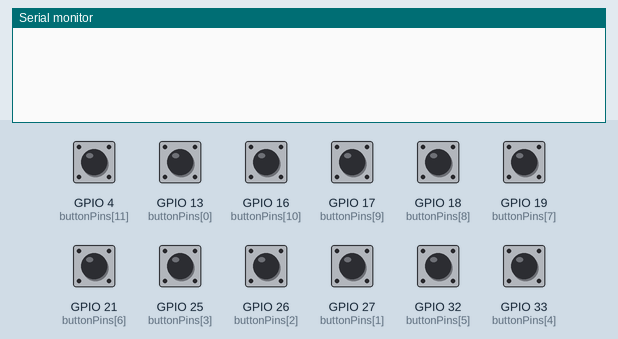
This program was run on a simulated ESP32. Shown: the last lines printed to the serial monitor. The test bench sets the inputs (shaded band); at power-on: GPIO 4 (buttonPins[11]), GPIO 13 (buttonPins[0]), GPIO 16 (buttonPins[10]), GPIO 17 (buttonPins[9]), GPIO 18 (buttonPins[8]), GPIO 19 (buttonPins[7]), GPIO 21 (buttonPins[6]), GPIO 25 (buttonPins[3]), GPIO 26 (buttonPins[2]), GPIO 27 (buttonPins[1]), GPIO 32 (buttonPins[5]), GPIO 33 (buttonPins[4]) HIGH.

Above: at 1.2 s.
1.3 s: GPIO 4 (buttonPins[11]) pulled LOW for 0.15 s
At 2.4 s:
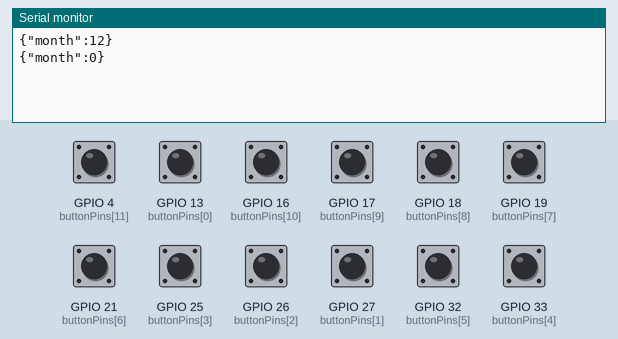
2.9 s: GPIO 13 (buttonPins[0]) pulled LOW for 0.15 s
At 3.7 s:
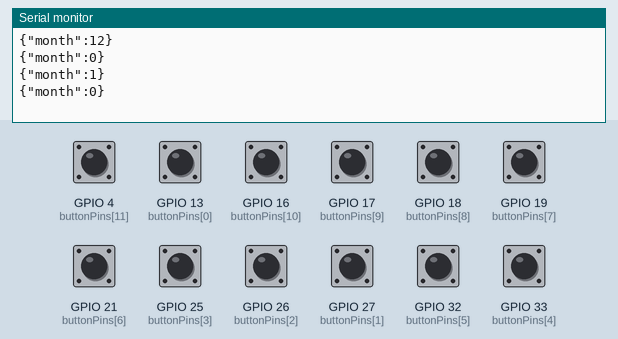
4.5 s: GPIO 16 (buttonPins[10]) pulled LOW for 0.15 s
At 5.8 s:
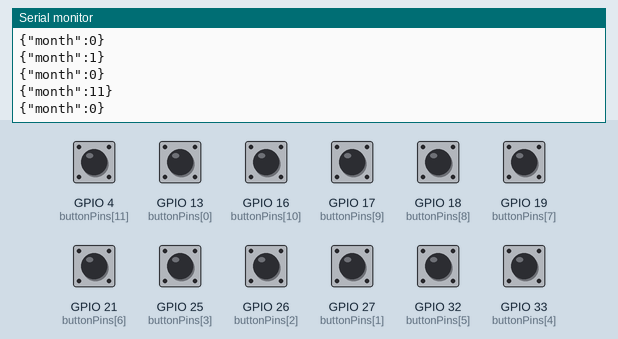
6.1 s: GPIO 17 (buttonPins[9]) pulled LOW for 0.15 s
At 7.3 s:
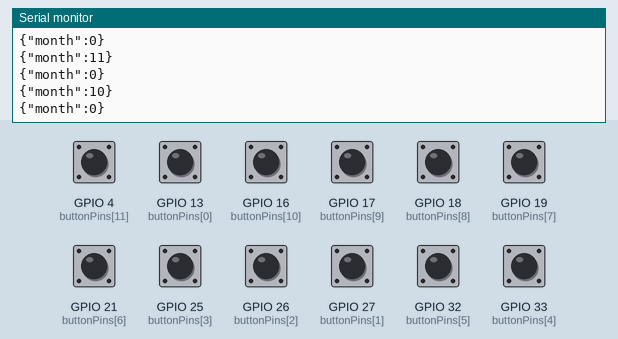
7.7 s: GPIO 18 (buttonPins[8]) pulled LOW for 0.15 s
At 8.5 s:
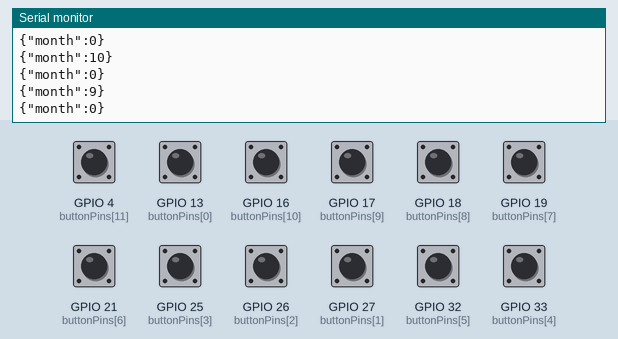
9.3 s: GPIO 19 (buttonPins[7]) pulled LOW for 0.15 s
At 10.9 s:
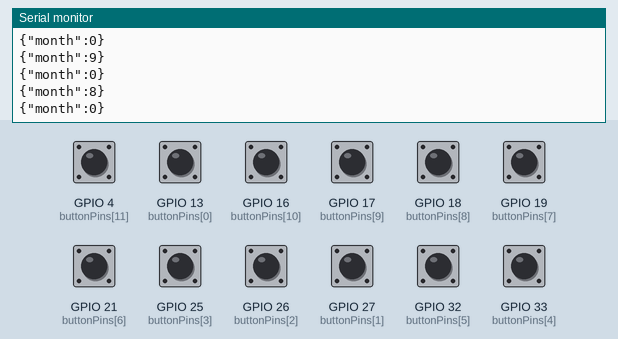
Timing chart, 0 to 11.9 s (numbered marks = the images above; inputs shaded):
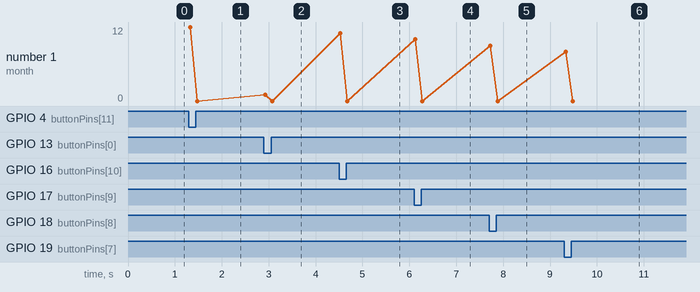

Measured:
- after the input at 1.3 s, the serial monitor: prints a new line at once (image 1)
- after the input at 2.9 s, the serial monitor: prints a new line at once (image 2)
- after the input at 4.5 s, the serial monitor: prints a new line at once (image 3)
- after the input at 6.1 s, the serial monitor: prints a new line at once (image 4)
- after the input at 7.7 s, the serial monitor: prints a new line at once (image 5)
- after the input at 9.3 s, the serial monitor: prints a new line at once (image 6)

The program:

main.cpp
```cpp
#include <Arduino.h>

constexpr uint8_t BUTTON_COUNT = 12;
constexpr unsigned long DEBOUNCE_MS = 30;
const uint8_t buttonPins[BUTTON_COUNT] = {13, 27, 26, 25, 33, 32, 21,19,18,17,16,4};
int stableButton = -1;
int candidateButton = -1;
unsigned long candidateSince = 0;
int month = 0;

void setup() {
  Serial.begin(9600);
  for (uint8_t i = 0; i < BUTTON_COUNT; ++i) {
    pinMode(buttonPins[i], INPUT_PULLUP);
  }
}

void loop() {
  int observedButton = -1;

  for (uint8_t i = 0; i < BUTTON_COUNT; ++i) {
    int currentState = digitalRead(buttonPins[i]);

    if (currentState == LOW) {
      observedButton = i;
      break;
    }
  }

  if (observedButton != candidateButton) {
    candidateButton = observedButton;
    candidateSince = millis();
  }

  if (candidateButton != stableButton && (millis() - candidateSince) >= DEBOUNCE_MS) {
    stableButton = candidateButton;
    month = stableButton + 1;
    char buf[64];
    snprintf(buf, sizeof(buf), "{\"month\":%d}", month);
    Serial.println(buf);
  }
}
```
